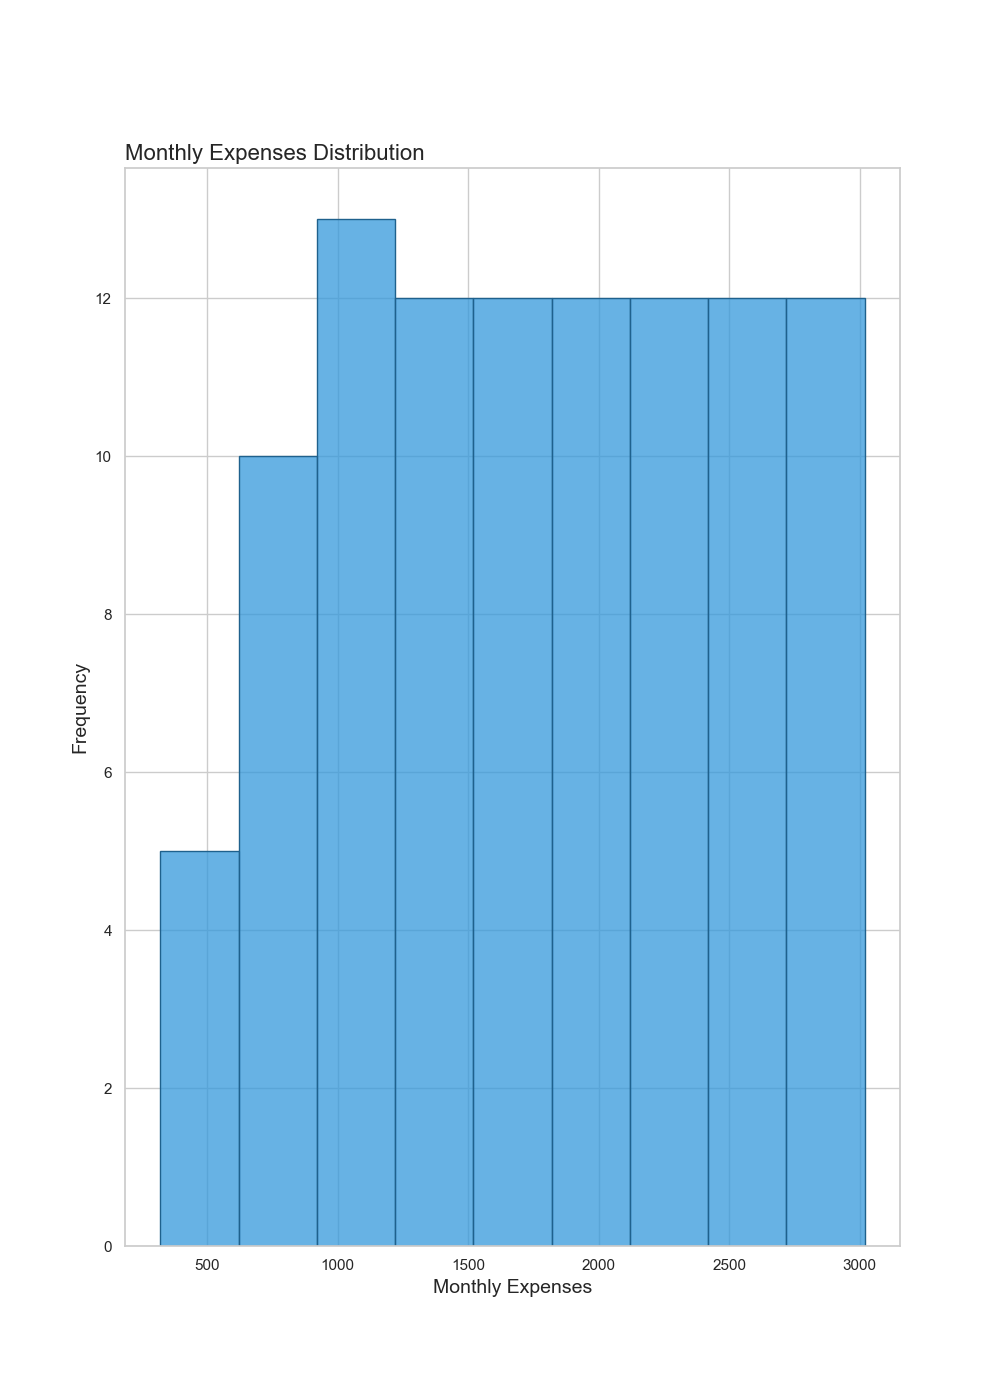

Source code (Python):

import pandas as pd
import seaborn as sns
import matplotlib.pyplot as plt

# Data
expense_data = {'Monthly_Expenses': [320, 450, 510, 550, 600, 620, 640, 680, 720, 750, 
                                     780, 800, 850, 870, 900, 920, 940, 960, 980, 1000,
                                     1020, 1050, 1070, 1100, 1120, 1150, 1170, 1200, 1220, 
                                     1250, 1280, 1300, 1320, 1350, 1370, 1400, 1430, 1450, 
                                     1480, 1500, 1530, 1550, 1580, 1600, 1630, 1650, 1680, 
                                     1700, 1730, 1750, 1780, 1800, 1830, 1850, 1880, 1900, 
                                     1930, 1950, 1980, 2000, 2030, 2050, 2080, 2100, 2130, 
                                     2150, 2180, 2200, 2230, 2250, 2280, 2300, 2330, 2350, 
                                     2380, 2400, 2430, 2450, 2480, 2500, 2530, 2550, 2580, 
                                     2600, 2630, 2650, 2680, 2700, 2730, 2750, 2780, 2800, 
                                     2830, 2850, 2880, 2900, 2930, 2950, 2980, 3000]}
df = pd.DataFrame(expense_data)

# Set size of the figure
plt.figure(figsize=(10, 14))

# Plotting the histogram
sns.histplot(data=df, x='Monthly_Expenses', binwidth=300, color='#3498DB', edgecolor='#1F618D')

# Additional customizations
plt.title('Monthly Expenses Distribution', fontsize=16, loc='left')
plt.xlabel('Monthly Expenses', fontsize=14)
plt.ylabel('Frequency', fontsize=14)
plt.grid(True)

# Show the plot
plt.show()
